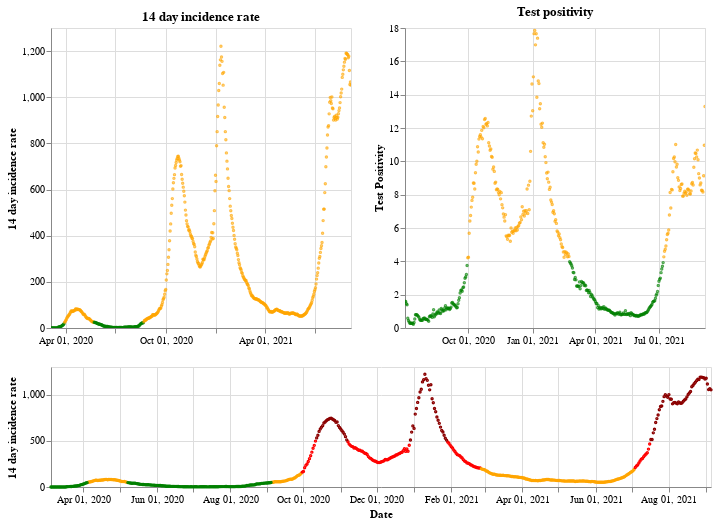

Notebook code cell kept with this figure:
### Markdown cell above
## Northern Ireland

### Code cell
plot_traffic_light('Northern Ireland')

### Figure 1 — Vega-Lite specification as saved in the notebook (floating-point values rounded to 4 significant figures; data arrays with more than 128 entries replaced by an {"elided": "..."} marker saying what was removed)
{"config": {"view": {"continuousWidth": 400, "continuousHeight": 300}}, "vconcat": [{"hconcat": [{"mark": {"type": "point", "size": 2}, "encoding": {"color": {"condition": {"value": "green", "test": "(datum.twoWeeklyCasesRate <= 25)"}, "value": "orange"}, "tooltip": [{"type": "nominal", "field": "areaName"}, {"type": "temporal", "field": "date"}, {"type": "quantitative", "field": "twoWeeklyCasesRate"}, {"type": "quantitative", "field": "testPositivity"}], "x": {"type": "temporal", "axis": {"title": ""}, "field": "date", "scale": {"domain": {"selection": "DateBrush"}}, "timeUnit": "yearmonthdate"}, "y": {"type": "quantitative", "axis": {"title": "14 day incidence rate"}, "field": "twoWeeklyCasesRate"}}, "title": "14 day incidence rate", "width": 300}, {"mark": {"type": "point", "size": 2}, "encoding": {"color": {"condition": {"value": "green", "test": "(datum.testPositivity <= 4)"}, "value": "orange"}, "tooltip": [{"type": "nominal", "field": "areaName"}, {"type": "temporal", "field": "date"}, {"type": "quantitative", "field": "twoWeeklyCasesRate"}, {"type": "quantitative", "field": "testPositivity"}], "x": {"type": "temporal", "axis": {"title": ""}, "field": "date", "scale": {"domain": {"selection": "DateBrush"}}, "timeUnit": "yearmonthdate"}, "y": {"type": "quantitative", "axis": {"title": "Test Positivity"}, "field": "testPositivity"}}, "title": "Test positivity", "width": 300}]}, {"layer": [{"mark": {"type": "point", "size": 2}, "encoding": {"color": {"condition": {"value": "orange", "test": "(((datum.testPositivity < 4) && (datum.twoWeeklyCasesRate >= 50)) && (datum.twoWeeklyCasesRate < 200))"}, "value": "red"}, "opacity": {"condition": {"value": 1, "test": "((datum.twoWeeklyCasesRate >= 50) && (datum.twoWeeklyCasesRate < 500))"}, "value": 0}, "tooltip": [{"type": "nominal", "field": "areaName"}, {"type": "temporal", "field": "date"}, {"type": "quantitative", "field": "twoWeeklyCasesRate"}, {"type": "quantitative", "field": "testPositivity"}], "x": {"type": "temporal", "axis": {"title": "Date"}, "field": "date", "timeUnit": "yearmonthdate"}, "y": {"type": "quantitative", "axis": {"title": "14 day incidence rate"}, "field": "twoWeeklyCasesRate"}}, "selection": {"DateBrush": {"type": "interval", "encodings": ["x"], "fields": ["Time"]}}}, {"mark": {"type": "point", "size": 2}, "encoding": {"color": {"value": "darkred"}, "opacity": {"condition": {"value": 1, "test": "(datum.twoWeeklyCasesRate >= 500)"}, "value": 0}, "tooltip": [{"type": "nominal", "field": "areaName"}, {"type": "temporal", "field": "date"}, {"type": "quantitative", "field": "twoWeeklyCasesRate"}, {"type": "quantitative", "field": "testPositivity"}], "x": {"type": "temporal", "axis": {"title": "Date"}, "field": "date", "timeUnit": "yearmonthdate"}, "y": {"type": "quantitative", "axis": {"title": "14 day incidence rate"}, "field": "twoWeeklyCasesRate"}}}, {"mark": {"type": "point", "size": 2}, "encoding": {"color": {"condition": {"value": "green", "test": "((datum.testPositivity < 4) && (datum.twoWeeklyCasesRate < 50))"}, "value": "orange"}, "opacity": {"condition": {"value": 1, "test": "(datum.twoWeeklyCasesRate < 50)"}, "value": 0}, "tooltip": [{"type": "nominal", "field": "areaName"}, {"type": "temporal", "field": "date"}, {"type": "quantitative", "field": "twoWeeklyCasesRate"}, {"type": "quantitative", "field": "testPositivity"}], "x": {"type": "temporal", "axis": {"title": "Date"}, "field": "date", "timeUnit": "yearmonthdate"}, "y": {"type": "quantitative", "axis": {"title": "14 day incidence rate"}, "field": "twoWeeklyCasesRate"}}}], "height": 120, "width": 660}], "data": {"name": "data-8525085c7c2488093ff1bfadcc64bb9e"}, "$schema": "https://vega.github.io/schema/vega-lite/v4.8.1.json", "datasets": {"data-8525085c7c2488093ff1bfadcc64bb9e": {"elided": "550 records"}}}
